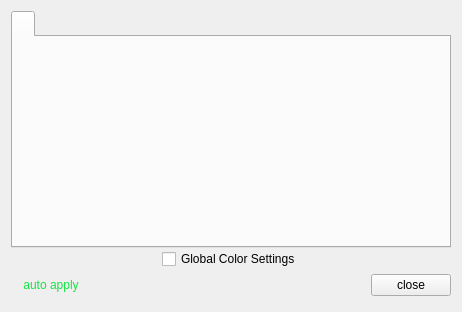
<?xml version="1.0" encoding="UTF-8"?>
<ui version="4.0">
 <class>QtDataOptionsPanel</class>
 <widget class="QWidget" name="QtDataOptionsPanel">
  <property name="geometry">
   <rect>
    <x>0</x>
    <y>0</y>
    <width>456</width>
    <height>312</height>
   </rect>
  </property>
  <property name="windowTitle">
   <string>Data Display Options</string>
  </property>
  <layout class="QVBoxLayout" name="verticalLayout">
   <property name="spacing">
    <number>1</number>
   </property>
   <item>
    <widget class="QTabWidget" name="tabs_">
     <property name="minimumSize">
      <size>
       <width>440</width>
       <height>0</height>
      </size>
     </property>
     <property name="currentIndex">
      <number>0</number>
     </property>
     <widget class="QWidget" name="xxx">
      <attribute name="title">
       <string/>
      </attribute>
     </widget>
    </widget>
   </item>
   <item>
    <layout class="QHBoxLayout" name="horizontalLayout">
     <item>
      <spacer name="horizontalSpacer">
       <property name="orientation">
        <enum>Qt::Horizontal</enum>
       </property>
       <property name="sizeHint" stdset="0">
        <size>
         <width>40</width>
         <height>20</height>
        </size>
       </property>
      </spacer>
     </item>
     <item>
      <widget class="QCheckBox" name="globalColorCheckBox">
       <property name="text">
        <string>Global Color Settings</string>
       </property>
      </widget>
     </item>
     <item>
      <spacer name="horizontalSpacer_2">
       <property name="orientation">
        <enum>Qt::Horizontal</enum>
       </property>
       <property name="sizeHint" stdset="0">
        <size>
         <width>40</width>
         <height>20</height>
        </size>
       </property>
      </spacer>
     </item>
    </layout>
   </item>
   <item>
    <layout class="QHBoxLayout">
     <item>
      <widget class="QPushButton" name="auto_apply">
       <property name="styleSheet">
        <string notr="true">color: rgb(20, 227, 67)</string>
       </property>
       <property name="text">
        <string>auto apply</string>
       </property>
       <property name="flat">
        <bool>true</bool>
       </property>
      </widget>
     </item>
     <item>
      <spacer>
       <property name="orientation">
        <enum>Qt::Horizontal</enum>
       </property>
       <property name="sizeHint" stdset="0">
        <size>
         <width>131</width>
         <height>31</height>
        </size>
       </property>
      </spacer>
     </item>
     <item>
      <widget class="QPushButton" name="okButton">
       <property name="text">
        <string>close</string>
       </property>
      </widget>
     </item>
    </layout>
   </item>
  </layout>
 </widget>
 <resources/>
 <connections>
  <connection>
   <sender>okButton</sender>
   <signal>clicked()</signal>
   <receiver>QtDataOptionsPanel</receiver>
   <slot>close()</slot>
   <hints>
    <hint type="sourcelabel">
     <x>389</x>
     <y>286</y>
    </hint>
    <hint type="destinationlabel">
     <x>96</x>
     <y>254</y>
    </hint>
   </hints>
  </connection>
 </connections>
</ui>
